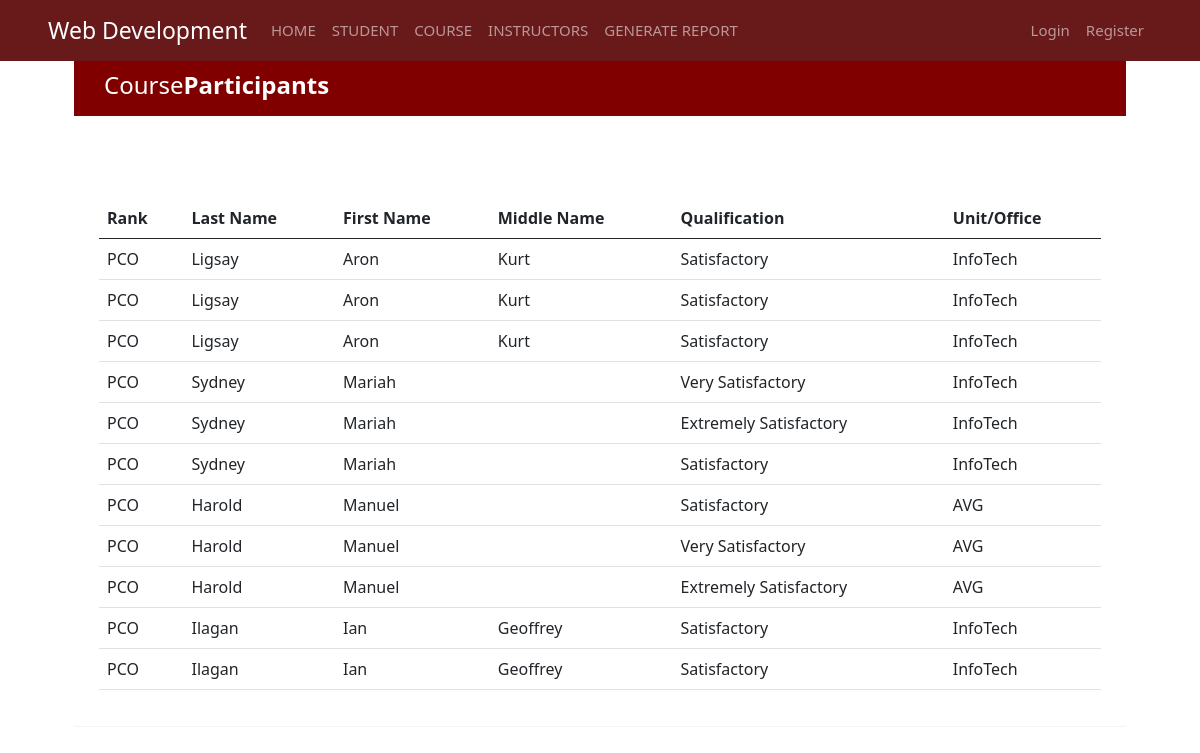
Screenshot of /report/participants_per_course.php with the database file from the repository.
### tables this page shows
CREATE TABLE `student` (
  `student_id` int(11) NOT NULL,
  `account_id` int(11) NOT NULL,
  `rank` varchar(15) NOT NULL,
  `office_name` varchar(15) NOT NULL
);

CREATE TABLE `account_details` (
  `account_id` int(11) NOT NULL,
  `username` varchar(50) NOT NULL,
  `password` varchar(50) NOT NULL,
  `user_type` varchar(10) NOT NULL,
  `lastname` varchar(50) NOT NULL,
  `firstname` varchar(50) NOT NULL,
  `middlename` varchar(50) NOT NULL,
  `suffix` varchar(10) NOT NULL
);

CREATE TABLE `registration_participants_class` (
  `student_reg_id` int(11) NOT NULL,
  `course_reg_id` int(11) DEFAULT NULL,
  `student_id` int(11) DEFAULT NULL,
  `qualification` varchar(50) DEFAULT NULL,
  `status` tinyint(1) NOT NULL DEFAULT 0,
  `class_info_id` int(11) DEFAULT NULL
);

### report/participants_per_course.php (the view, shortened to what this page needs)
<!DOCTYPE html>
<html lang="en">
<head>
	<link href="https://cdn.jsdelivr.net/npm/bootstrap@5.2.3/dist/css/bootstrap.min.css" rel="stylesheet">
</head>
<body style="margin: 50px;">
	<div class="container">
		<div class="table-wrapper">
			<div class="table-title">
				<div class="row">
					<div class="col-sm-6">
						<h2>Course<b>Participants</b></h2>
					</div>
				</div>
			</div>
			<br>
			<?php
			require '../templates/header.php';
			require '../templates/navigation.php';
		    ?>
		    <table class="table table-stripped table-hover">
		    	<thead>
					<tr>
						<th>Rank</th>
						<th>Last Name</th>
						<th>First Name</th>
						<th>Middle Name</th>
						<th>Qualification</th>
						<th>Unit/Office</th>
					</tr>
				</thead>
				<br>
				<br>
				<tbody>
				<?php
					require '../templates/connection.php';
					$sql = "SELECT * FROM student Inner Join account_details On student.account_id = account_details.account_id Inner Join registration_participants_class On registration_participants_class.student_id = student.student_id  ";
					$result = $conn->query($sql);
						while($row = $result->fetch_assoc()) {
							echo "<tr>
								<td>". $row["rank"] ."</td>
								<td>". $row["lastname"] ."</td>
								<td>". $row["firstname"] ."</td>
								<td>". $row["middlename"] ."</td>
								<td>". $row["qualification"] ."</td>
								<td>". $row["office_name"] ."</td>
							</tr>";
						}
				?>
				</tbody>
			</table>
		</div>
	</div>
</body>
</html>

### report/participants_per_course.php (style rules this page uses)
body { color: #566787; background: #f5f5f5; font-family: 'Valera Round', sans-serif; }
.table-wrapper { background: #fff; padding: 20px 25px; margin: 30px 0; border-radius: 3px; box-shadow: 0 1px 1px rgba(0, 0, 0, .05); }
.table-title { padding-bottom: 15px; background: #800000; color: #fff; padding: 16px 30px; margin: -20px -25px 10px; border-radius: 3px 3px 0 0; }
.table-title h2 { margin: 5px 0 0; font-size: 24px; }

### rows the page displays
student: rank "PCO", account.lastname "Ligsay", account.firstname "Aron", account.middlename "Kurt", registration_participants_class.qualification "Satisfactory", office_name "InfoTech"
student: rank "PCO", account.lastname "Sydney", account.firstname "Mariah", registration_participants_class.qualification "Very Satisfactory", office_name "InfoTech", registration_participants_class.qualification "Extremely Satisfactory", registration_participants_class.qualification "Satisfactory"
student: rank "PCO", account.lastname "Harold", account.firstname "Manuel", registration_participants_class.qualification "Satisfactory", office_name "AVG", registration_participants_class.qualification "Very Satisfactory", registration_participants_class.qualification "Extremely Satisfactory"
student: rank "PCO", account.lastname "Ilagan", account.firstname "Ian", account.middlename "Geoffrey", registration_participants_class.qualification "Satisfactory", office_name "InfoTech"
